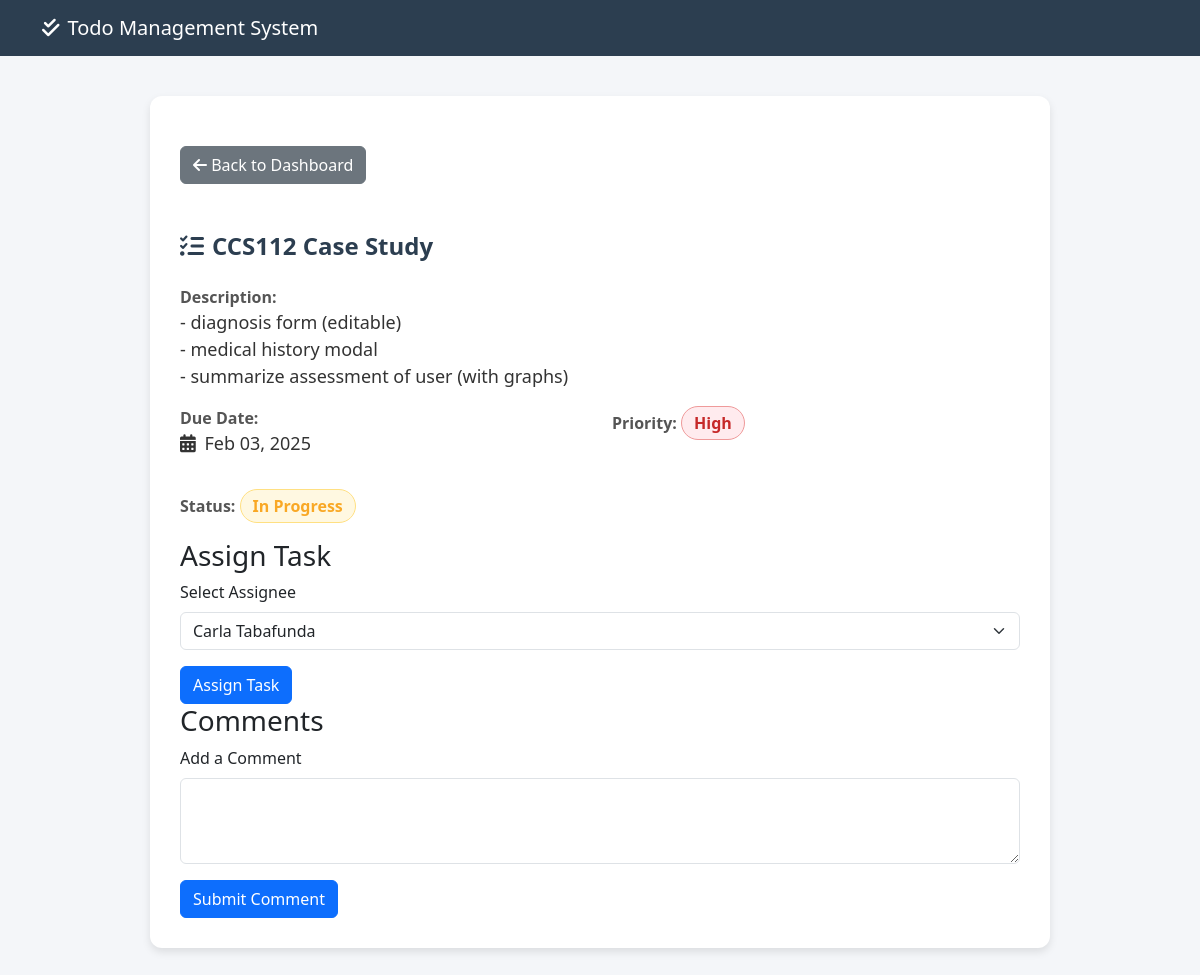
The page /view_task.php?id=1 on the database its author committed.
### tables this page shows
CREATE TABLE `tasks` (
  `id` int(11) NOT NULL,
  `title` varchar(255) NOT NULL,
  `description` text DEFAULT NULL,
  `due_date` date NOT NULL,
  `priority` enum('Low','Medium','High') DEFAULT 'Medium',
  `status` enum('todo','in_progress','done') DEFAULT 'todo',
  `created_at` timestamp NOT NULL DEFAULT current_timestamp(),
  `updated_at` timestamp NOT NULL DEFAULT current_timestamp() ON UPDATE current_timestamp(),
  `assignee_id` int(11) DEFAULT NULL
);

### view_task.php (the view, shortened to what this page needs)
<?php
    include 'db_connect.php';
    $id = $_GET['id'];
    $query = "SELECT * FROM tasks WHERE id = $id";
    $result = mysqli_query($conn, $query);
    $task = mysqli_fetch_assoc($result);
    $users = [
        ['id' => 1, 'name' => 'Aila Niala'],
        ['id' => 2, 'name' => 'Alexander Flores'],
        ['id' => 3, 'name' => 'Andrei Asnan'],
        ['id' => 4, 'name' => 'Carl Manuel Gonzales'],
        ['id' => 5, 'name' => 'Carla Tabafunda']
    ];
?>
<!DOCTYPE html>
<html lang="en">
<head>
    <link href="https://cdn.jsdelivr.net/npm/bootstrap@5.3.0/dist/css/bootstrap.min.css" rel="stylesheet">
    <link rel="stylesheet" href="https://cdnjs.cloudflare.com/ajax/libs/font-awesome/6.0.0/css/all.min.css">
</head>
<body>
    <nav class="navbar navbar-expand-lg navbar-dark">
        <div class="container">
            <a class="navbar-brand" href="index.php">
                <i class="fas fa-check-double me-2"></i>Todo Management System
            </a>
        </div>
    </nav>
    <div class="container">
        <div class="task-container">
            <a href="index.php" class="btn btn-secondary back-btn">
                <i class="fas fa-arrow-left"></i> Back to Dashboard
            </a>
            <br><br><br>
            <h2 class="task-title mb-4">
                <i class="fas fa-tasks me-2"></i><?php echo htmlspecialchars($task['title']); ?>
            </h2>
            <div class="mb-3">
                <span class="task-label">Description:</span>
                <p class="task-value"><?php echo nl2br(htmlspecialchars($task['description'])); ?></p>
            </div>
            <div class="row">
                <div class="col-md-6 mb-3">
                    <span class="task-label">Due Date:</span>
                    <p class="task-value"><i class="fas fa-calendar-alt me-1"></i>
                        <?php echo date('M d, Y', strtotime($task['due_date'])); ?>
                    </p>
                </div>
                <div class="col-md-6 mb-3">
                    <span class="task-label">Priority:</span>
                    <span class="badge priority-<?php echo strtolower($task['priority']); ?>">
                        <?php echo $task['priority']; ?>
                    </span>
                </div>
                <div class="col-md-6 mb-3">
                    <span class="task-label">Status:</span>
                    <span class="badge status-<?php echo str_replace('_', '-', $task['status']); ?>">
                        <?php echo ucwords(str_replace('_', ' ', $task['status'])); ?>
                    </span>
                </div>
            </div>
            <h3>Assign Task</h3>
            <form action="" method="POST">
                <div class="mb-3">
                    <label for="assignee" class="form-label">Select Assignee</label>
                    <select class="form-select" id="assignee" name="assignee_id">
                        <?php foreach ($users as $user): ?>
                            <option value="<?php echo $user['id']; ?>" <?php echo $user['id'] == $task['assignee_id'] ? 'selected' : ''; ?>>
                                <?php echo $user['name']; ?>
                            </option>
                        <?php endforeach; ?>
                    </select>
                </div>
                <button type="submit" class="btn btn-primary">Assign Task</button>
            </form>
            <h3>Comments</h3>
            <form action="process_comment.php" method="POST">
                <div class="mb-3">
                    <label for="comment" class="form-label">Add a Comment</label>
                    <textarea class="form-control" id="comment" name="comment" rows="3" required></textarea>
                </div>
                <button type="submit" class="btn btn-primary">Submit Comment</button>
            </form>
        </div>
    </div>
</body>
</html>

### view_task.php (style rules this page uses)
body { background-color: #f4f6f9; }
.navbar { background-color: #2c3e50; }
.navbar-brand { color: white !important; }
.task-container { max-width: 900px; margin: 40px auto; padding: 30px; background: white; border-radius: 12px; box-shadow: 0 4px 8px rgba(0, 0, 0, 0.1); }
.task-title { font-size: 24px; font-weight: bold; color: #2c3e50; }
.task-label { font-weight: 600; color: #555; font-size: 16px; }
.task-value { font-size: 18px; color: #333; }
.badge { font-size: 16px; padding: 8px 12px; border-radius: 20px; }
.priority-high { background-color: #ffebee; color: #c62828; border: 1px solid #ef9a9a; }
.status-in-progress { background-color: #fff8e1; color: #f9a825; border: 1px solid #ffe082; }
.back-btn { margin-top: 20px; }

### rows shown on the page
tasks: title "CCS112 Case Study", description "- diagnosis form (editable) - medical history modal - summarize assessment of user (with graphs)", due_date "Feb 03, 2025", priority "High", status "In Progress", assignee_id "Carla Tabafunda"
